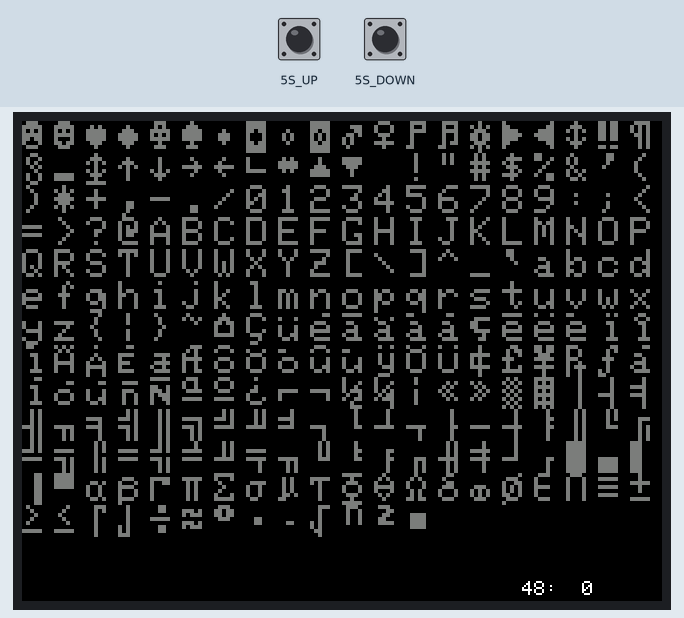
This sketch was run on a simulated Seeed Wio Terminal. Shown: 320×240 colour display. The inputs (shaded band) are chosen by the test bench; at power-on: 5S_UP HIGH, 5S_DOWN HIGH.

Above: at 1.4 s.
1.5 s: 5S_UP pulled LOW for 1 s
4.0 s: 5S_DOWN pulled LOW for 3.2 s
8.7 s: 5S_DOWN pulled LOW for 0.25 s
10.4 s: 5S_UP pulled LOW for 1 s
Timing chart, 0 to 13.4 s (numbered marks = the images above; inputs shaded):
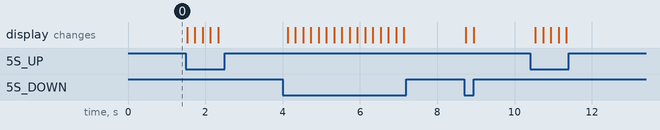

The sketch:

CharTest.ino
```cpp
#include <TFT_eSPI.h>         // Hardware-specific library
#include <SPI.h>

TFT_eSPI tft = TFT_eSPI();    // Invoke custom library


void setup(){

   pinMode(WIO_KEY_A, INPUT_PULLUP);
   pinMode(WIO_KEY_B, INPUT_PULLUP);
   pinMode(WIO_KEY_C, INPUT_PULLUP);
   pinMode(WIO_5S_UP, INPUT_PULLUP);
   pinMode(WIO_5S_DOWN, INPUT_PULLUP);
   pinMode(WIO_5S_LEFT, INPUT_PULLUP);
   pinMode(WIO_5S_RIGHT, INPUT_PULLUP);
   pinMode(WIO_5S_PRESS, INPUT_PULLUP);

    // tft 画面初期設定
    tft.init();
    tft.setRotation(3); // 3 がスティックのある面を下にした状態
    tft.fillScreen(TFT_BLACK);
}

void loop(){
  int i=1;
  int c=48;
  char str[16];

  for(int y=0;y<240;y=y+16){
    for(int x = 0;x<320;x=x+16){
        if(i<255){
          tft.drawChar( x,y, i,TFT_DARKGREY, TFT_BLACK, 2);
          i=i+1;
        }
    }
  }

  while(1){
    if (digitalRead(WIO_5S_UP) == LOW) {
      if(c>1) c=c-1;
    }
    if (digitalRead(WIO_5S_DOWN) == LOW) {
      if(c<255) c=c+1;
    }
    sprintf(str,"%d:",c);
    tft.drawString(str, 250, 230);
    tft.drawChar( 280,230, c,TFT_WHITE, TFT_BLACK, 1);
    delay(200);
  }

}
```
